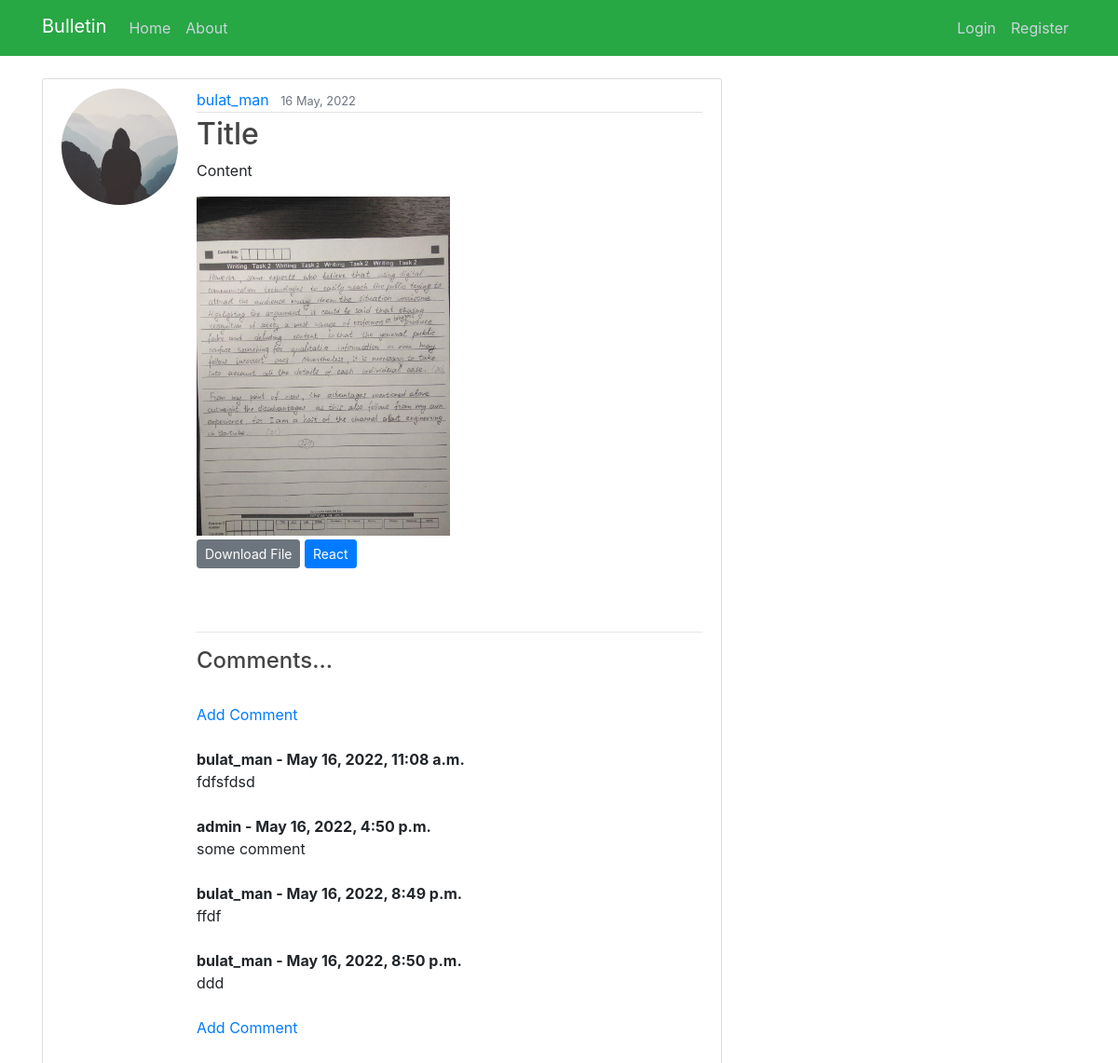
The app's page /home/2/, older data.
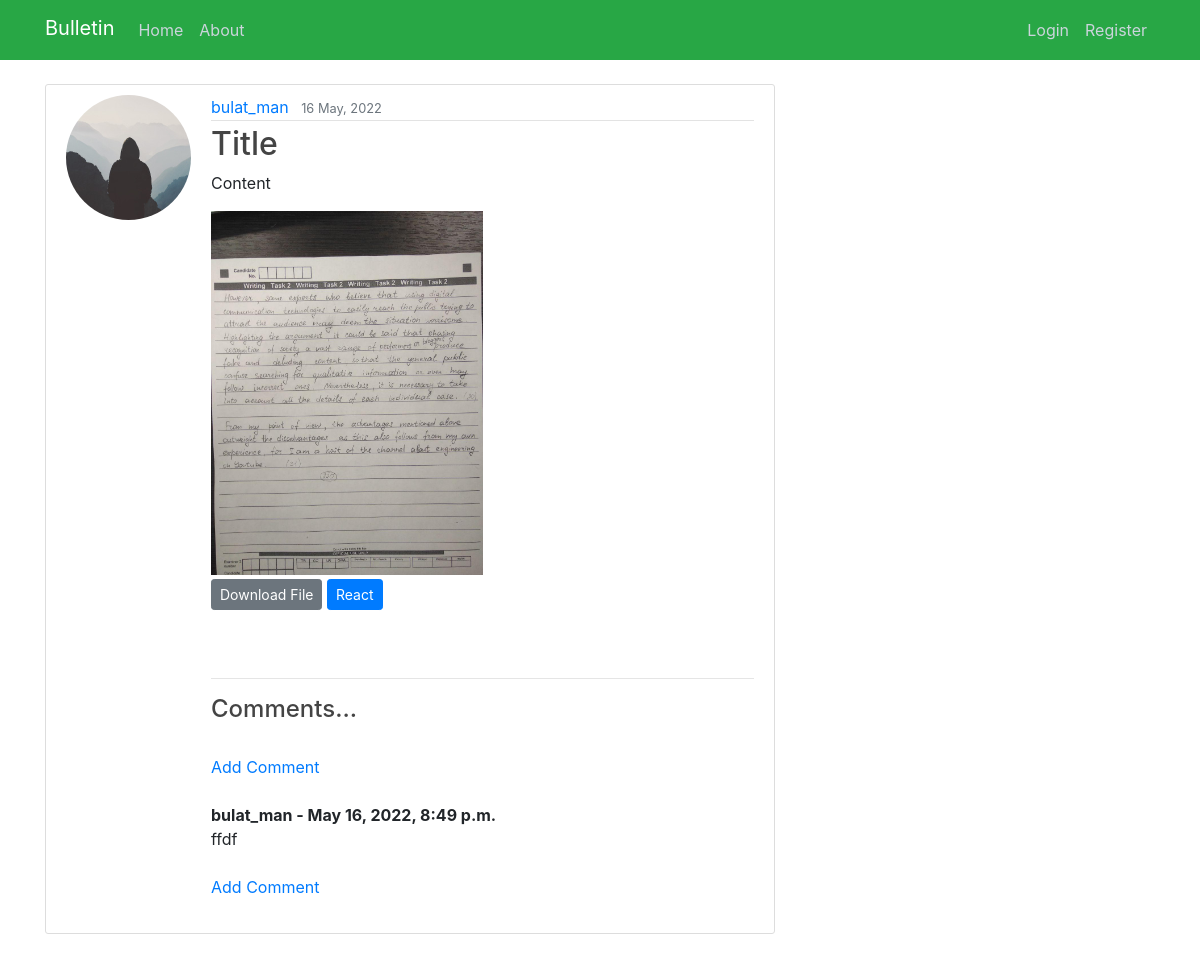
The same page, newer data.
### myboardapp/models.py (models this page shows, shortened)
class Bulletin(models.Model):
    title = models.CharField(max_length=100, blank=True)
    author = models.ForeignKey(User, on_delete=models.CASCADE)
    content = models.TextField()
    file = models.FileField(upload_to='files/',
                                             blank=True,
                                             )
    bulletin_category = models.ForeignKey(CategoryModel, on_delete=models.CASCADE)
    date_created = models.DateTimeField(default=timezone.now)

class Comment(models.Model):
    bulletin = models.ForeignKey(Bulletin, related_name="comments", on_delete=models.CASCADE)
    username = models.ForeignKey(User, on_delete=models.CASCADE, null=True)
    body = models.TextField()
    date_added = models.DateTimeField(auto_now_add=True)

### users/models.py (models this page shows, shortened)
class Profile(models.Model):
    user = models.OneToOneField(User, on_delete=models.CASCADE)
    image = models.ImageField(default='default.jpg', upload_to='profile_pics')

### myboardapp/views.py (the view)
# urls.py: path('home/<int:pk>/', PostDetailView.as_view(), name='bulletin-detail'),
class PostDetailView(DetailView):
    model = Bulletin

### myboardapp/templates/myboardapp/bulletin_detail.html (shortened to what this page needs)
{% extends "myboardapp/base.html" %}
{% load static %}
{% block content %}
<main role="main" class="container">
    <div class="row">
        <div class="col-md-8">
            <article class="media content-section">
                <img class="rounded-circle account-img" src="{{ object.author.profile.image.url }}">
                    <div class="media-body">
                        <div class="article-metadata">
                          <a class="mr-2" href="{% url 'user-posts' object.author.username %}">{{ object.author }}</a>
                          <small class="text-muted">{{ object.date_created|date:"d F, Y" }}</small>
                        </div>
                    <h2 class="article-title">{{ object.title }}</h2>
                <p class="article-content">{{ object.content }}</p>
		        <img class="fit-picture" src="{{ bulletin.file.url}}" width=50% height=50% onerror="this.onerror=null; this.remove()" />
				<div>
                    <a class="btn btn-secondary btn-sm mt-1 mb-1" href="{{ bulletin.file.url}}" download="{{ bulletin.file.url}}">Download File</a>
                    <a class="btn btn-primary btn-sm mt-1 mb-1" href="subscribe/">React</a>
				</div>
                <div>
                    <br/><br/>
                    <hr>
                    <h4>Comments...</h4>
                    <br/>
                    {% if not bulletin.comments.all %}
                        No Comments Yet...<a href="{% url 'comment_create' bulletin.pk %}">Add One</a>
                    {% else %}
                    <a href="{% url 'comment_create' bulletin.pk %}">Add Comment</a>
                    <br/><br/>
                        {% for comment in bulletin.comments.all %}
                            <strong>
                                {{ comment.username }} -
                                {{ comment.date_added }}
                            </strong>
                            <br/>
                            {{ comment.body }}
                            <br/><br/>
                        {% endfor %}
                        <a href="{% url 'comment_create' bulletin.pk %}">Add Comment</a>
                    {% endif %}
                    <br/><br/>
                </div>
            </article>
        </div>
    </div>
</main>
{% endblock content %}

### myboardapp/templates/myboardapp/base.html (shortened to what this page needs)
{% load static %}
<!DOCTYPE html>
<html lang="en">
<head>
    <link rel="stylesheet" href="https://cdn.jsdelivr.net/npm/bootstrap@4.0.0/dist/css/bootstrap.min.css">
    <link rel="stylesheet" type="text/css" href="{% static 'myboardapp/mail.css' %}">
</head>
<body>
    <header class="site-header">
      <nav class="navbar navbar-expand-md navbar-dark bg-success ">
        <div class="container">
          <a class="navbar-brand mb-1" href="/home">Bulletin</a>
          <div class="collapse navbar-collapse" id="navbarToggle">
            <div class="navbar-nav mr-auto">
              <a class="nav-item nav-link" href="{% url 'home' %}">Home</a>
              <a class="nav-item nav-link" href="/about">About</a>
            </div>
            <div class="navbar-nav">
                {% if user.is_authenticated %}
                <a class="nav-item nav-link" href="{% url 'user-posts' user.username %}">My Posts</a>
                <a class="nav-item nav-link" href="{% url 'bulletin-create' %}">New Post</a>
                <a class="nav-item nav-link" href="{% url 'profile' %}">Profile</a>
                <a class="nav-item nav-link" href="{% url 'logout' %}">Logout</a>
                {% else %}
                  <a class="nav-item nav-link" href="{% url 'login' %}">Login</a>
                  <a class="nav-item nav-link" href="{% url 'register' %}">Register</a>
                {% endif %}
            </div>
          </div>
        </div>
      </nav>
    </header>
    <br>
    {% block content %}{% endblock %}
</body>
</html>

### myboardapp/static/myboardapp/mail.css (style rules this page uses)
h1, h2, h3, h4, h5, h6 { color: #444444; }
.site-header .navbar-nav .nav-link { color: #cbd5db; }
.content-section { background: #ffffff; padding: 10px 20px; border: 1px solid #dddddd; border-radius: 3px; margin-bottom: 20px; }
.article-title { color: #444444; }
.article-content { white-space: pre-line; }
.article-metadata { padding-bottom: 1px; margin-bottom: 4px; border-bottom: 1px solid #e3e3e3 }
.account-img { height: 125px; width: 125px; margin-right: 20px; margin-bottom: 16px; }

Row changes from the older to the newer data that the page shows:
removed Comment: username "bulat_man", date_added "May 16, 2022, 11:08 a.m.", body "fdfsfdsd"
removed Comment: username "admin", date_added "May 16, 2022, 4:50 p.m.", body "some comment"
removed Comment: username "bulat_man", date_added "May 16, 2022, 8:50 p.m.", body "ddd"
